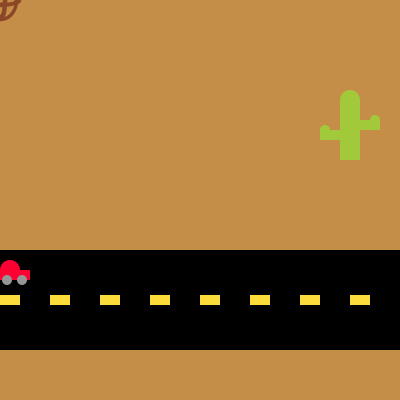
Frame 1 (no input)
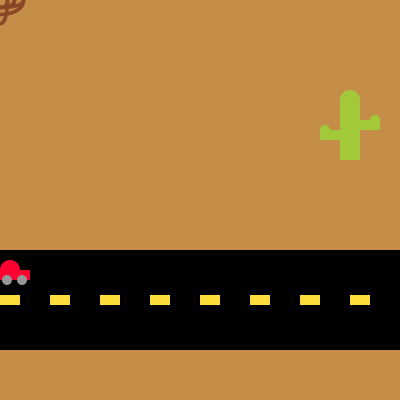
Frame 60 (the mouse pressed at the canvas centre just before this capture)
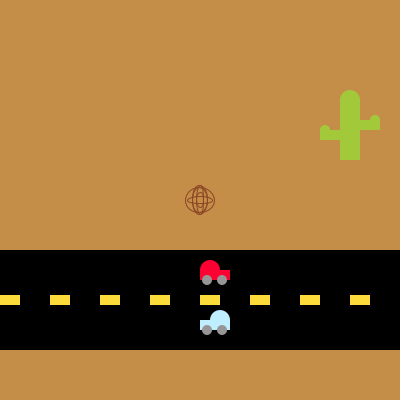
Frame 120 (the mouse held since frame 60 and released just before this capture)

The Processing sketch that drew these frames (run headless with seeded random() and noise(); from frame 60 on, the mouse is pressed at the canvas centre):

// Processing sketch: processing_184474
// ── processing_184474.pde

void setup(){
  size(400,400);
  noStroke();
  smooth();
}

void draw(){
  float x=mouseX;
  float y=mouseY;
  float ix=width-mouseX;
  float iy=height-mouseY;
  background(196,142,72);
  road();
  firstcar();
  secondcar();
  tumbleweed();
  cactus();
}

void road(){
  noStroke();
  fill(0);
  rect(0,250,400,100);
  for(int s=0;s<=400;s+=50){
    fill(252,220,59);
    rect(s,295,20,10);
  }
}

void firstcar(){
  noStroke();
  fill(255,0,51);
  rect(mouseY,270,30,10);
  ellipse(mouseY+10,270,20,20);
  fill(150);
  ellipse(mouseY+7,280,10,10);
  ellipse(mouseY+22,280,10,10);
}

void secondcar(){
  noStroke();
  float ix=width-mouseY;
  fill(191,239,255);
  rect(ix,320,30,10);
  ellipse(ix+20,320,20,20);
  fill(150);
  ellipse(ix+7,330,10,10);
  ellipse(ix+22,330,10,10);
}

void tumbleweed(){
  float a=random(50);
  float b=random(40);
  float c=random(40);
  float d=random(40);
  float r=random(4);
  stroke(139,71,38);
  strokeWeight(r);
  noFill();
  ellipse(mouseX,mouseY,a,b);
  ellipse(mouseX,mouseY,b,c);
  ellipse(mouseX,mouseY,c,d);
  ellipse(mouseX,mouseY,d,a);
  ellipse(mouseX,mouseY,a,c);
  ellipse(mouseX,mouseY,b,d);
}

void cactus(){
  noStroke();
  fill(162,201,58);
  rect(340,100,20,60);
  ellipse(350,100,20,20);
  rect(320,130,20,10);
  ellipse(325,130,10,10);
  rect(360,120,20,10);
  ellipse(375,120,10,10);
}
